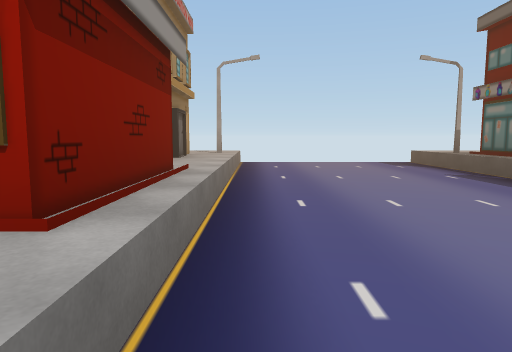
view 1 (above)

17 first-person views from a walk through a Unity game level. The camera is 1.4 m above the floor, tilts 6° down and sees 70° across. The floor is counted in squares, 2 m on a side. Each view is taken from the middle of a square. On the plan, view 1 faces up. The plan holds only what a view shows up to about 11 squares ahead; the rest is blank. The place goes on beyond the plan.

view 2
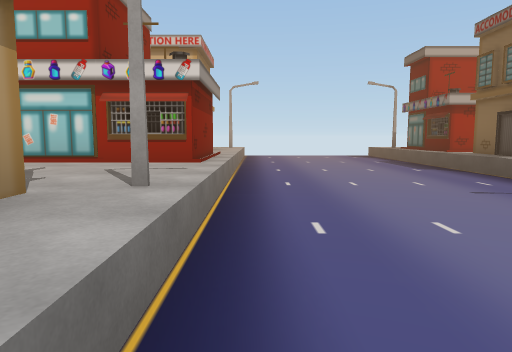

view 3
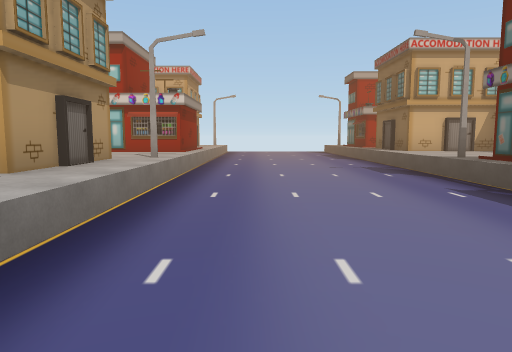

view 4
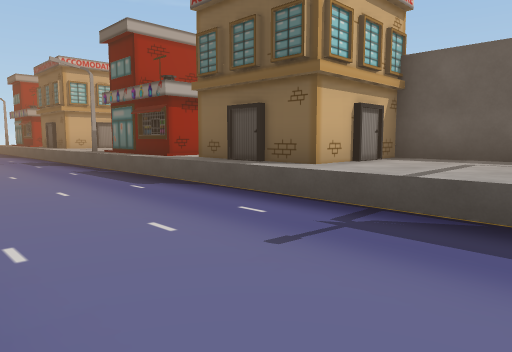

view 5
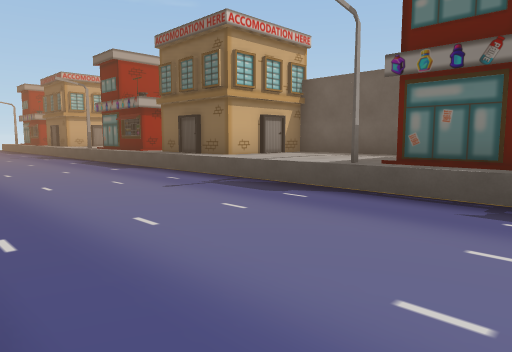

view 6
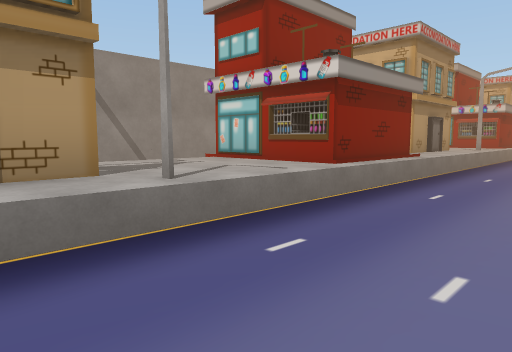

view 7
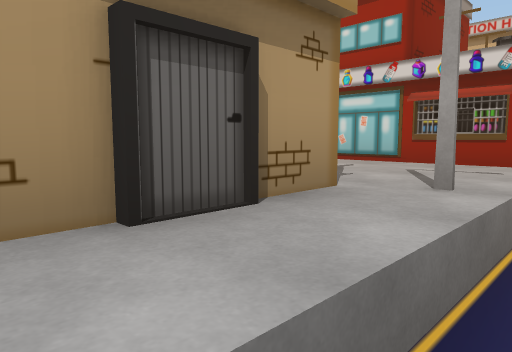

view 8
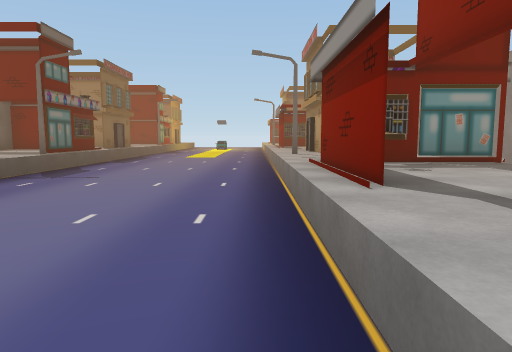

view 9
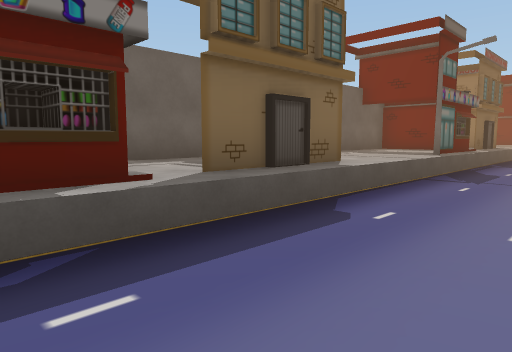

view 10
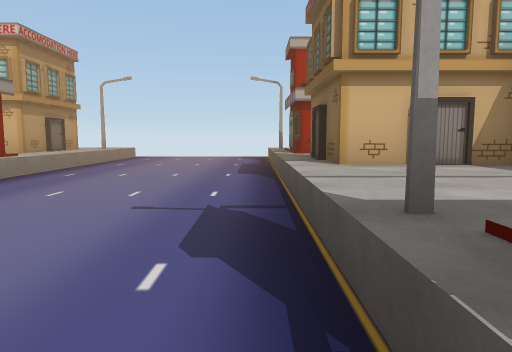

view 11
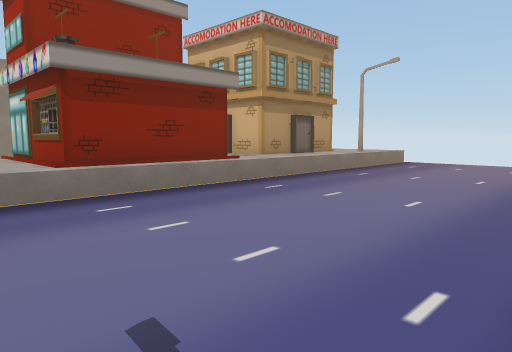

view 12
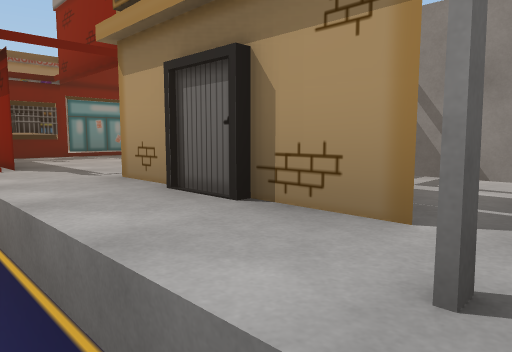

view 13
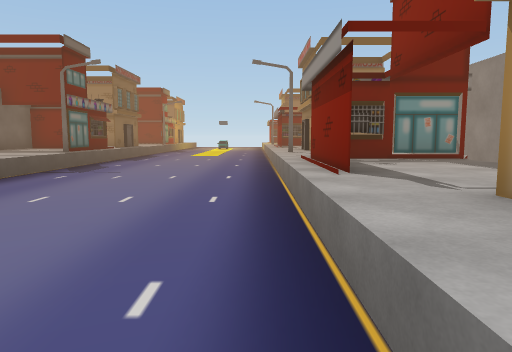

view 14
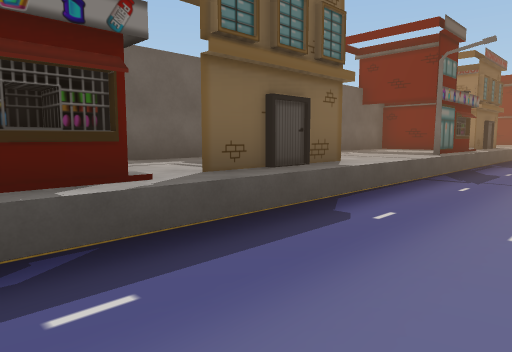

view 15
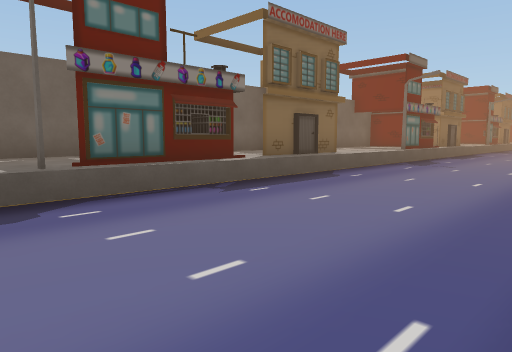

view 16
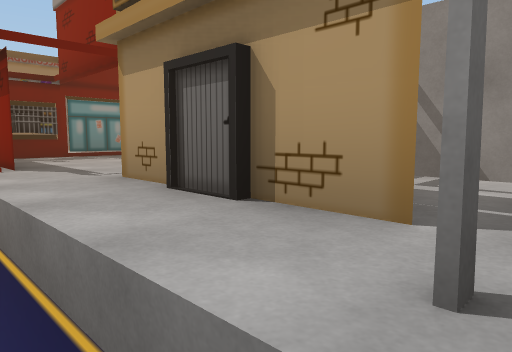

view 17
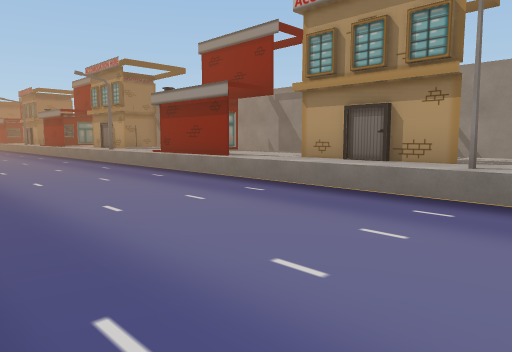

### Floor plan
Key: @ floor where view 1 was taken; # wall or solid block; . floor; ^ raised ledge; B building.
Columns run from 3 left of view 1 to 7 right of it. Each row starts with its distance up from view 1.
 10   ^.....^^
  9 ^^^.....^^^
  8 ##^.....###
  7  #B.....##
  6 B#^.....##
  5 ^^^.....#^^
  4 ###.....###
  3 ###.....B##
  2 #B#.....^##
  1 BBB.....^^^
  0 ^^^@....^^
 -1 ^^^.....^^^
 -2 ##^.....###
 -3  #B.....###
 -4 B#^.....##
 -5  ^^.....#^^
 -6 ###.....###
 -7 ###.....B##
 -8 #B#.....^##
 -9 BBB.....^^^
-10 ^^^.....^^^
-11 ^^^.....^^^
-12  #^.....###
-13  #B.....###
-14  #^.....B##

Where each view was taken, in squares from view 1:
view 1: 0 up, 0 right, facing up
view 2: 4 down, 0 right, facing up
view 3: 8 down, 1 right, facing up
view 4: 11 down, 1 right, facing up-right
view 5: 14 down, 0 right, facing up-right
view 6: 13 down, 2 right, facing up-left
view 7: 14 down, 0 right, facing up-left
view 8: 3 down, 0 right, facing down
view 9: 3 down, 2 right, facing down-right
view 10: 3 down, 4 right, facing up
view 11: 0 up, 4 right, facing up-left
view 12: 1 down, 0 right, facing down-left
view 13: 2 down, 0 right, facing down
view 14: 7 up, 2 right, facing down-right
view 15: 10 up, 0 right, facing down-right
view 16: 9 up, 0 right, facing down-left
view 17: 10 up, 4 right, facing down-left
